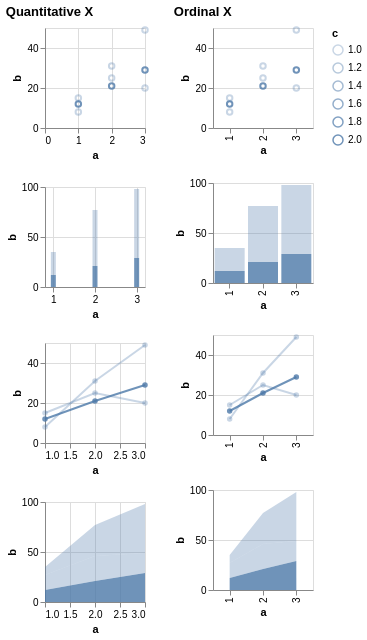

The specification (Vega-Lite) saved for this image:
### Vega specification from a JSON file in a GitHub repository (floating-point values rounded to 4 significant figures)
{"$schema": "https://vega.github.io/schema/vega/v5.json", "description": "Testing invalid", "background": "white", "padding": 5, "data": [{"name": "source_0", "values": [{"a": 1, "b": 15, "c": 1}, {"a": 2, "b": 25, "c": 1}, {"a": 3, "b": 20, "c": 1}, {"a": 1, "b": 12, "c": 2}, {"a": 2, "b": 21, "c": 2}, {"a": 3, "b": 29, "c": 2}, {"a": 1, "b": 8, "c": null}, {"a": 2, "b": 31, "c": null}, {"a": 3, "b": 49, "c": null}]}, {"name": "data_0", "source": "source_0", "transform": [{"type": "formula", "expr": "toNumber(datum[\"a\"])", "as": "a"}]}, {"name": "data_2", "source": "data_0", "transform": [{"type": "stack", "groupby": ["a"], "field": "b", "sort": {"field": ["c"], "order": ["descending"]}, "as": ["b_start", "b_end"], "offset": "zero"}]}, {"name": "data_3", "source": "data_0", "transform": [{"type": "impute", "field": "b", "groupby": ["c"], "key": "a", "method": "value", "value": 0}, {"type": "stack", "groupby": ["a"], "field": "b", "sort": {"field": ["c"], "order": ["descending"]}, "as": ["b_start", "b_end"], "offset": "zero"}]}, {"name": "data_4", "source": "data_0", "transform": [{"type": "stack", "groupby": ["a"], "field": "b", "sort": {"field": ["c"], "order": ["descending"]}, "as": ["b_start", "b_end"], "offset": "zero"}]}, {"name": "data_5", "source": "data_0", "transform": [{"type": "impute", "field": "b", "groupby": ["c"], "key": "a", "method": "value", "value": 0}, {"type": "stack", "groupby": ["a"], "field": "b", "sort": {"field": ["c"], "order": ["descending"]}, "as": ["b_start", "b_end"], "offset": "zero"}]}], "signals": [{"name": "childWidth", "value": 100}, {"name": "concat_0_childHeight", "value": 100}, {"name": "concat_1_childHeight", "value": 100}], "layout": {"padding": 20, "bounds": "full", "align": "each"}, "marks": [{"type": "group", "name": "concat_0_group", "title": {"text": "Quantitative X", "anchor": "start"}, "layout": {"padding": 20, "columns": 1, "bounds": "full", "align": "each"}, "marks": [{"type": "group", "name": "concat_0_concat_0_group", "style": "cell", "encode": {"update": {"width": {"signal": "childWidth"}, "height": {"signal": "concat_0_childHeight"}}}, "marks": [{"name": "concat_0_concat_0_marks", "type": "symbol", "style": ["point"], "from": {"data": "data_0"}, "encode": {"update": {"opacity": [{"test": "!isValid(datum[\"c\"]) || !isFinite(+datum[\"c\"])", "value": 0.3}, {"scale": "opacity", "field": "c"}], "fill": {"value": "transparent"}, "stroke": {"value": "#4c78a8"}, "tooltip": {"signal": "{\"a\": format(datum[\"a\"], \"\"), \"b\": format(datum[\"b\"], \"\"), \"c\": format(datum[\"c\"], \"\")}"}, "ariaRoleDescription": {"value": "point"}, "description": {"signal": "\"a: \" + (format(datum[\"a\"], \"\")) + \"; b: \" + (format(datum[\"b\"], \"\")) + \"; c: \" + (format(datum[\"c\"], \"\"))"}, "x": [{"test": "!isValid(datum[\"a\"]) || !isFinite(+datum[\"a\"])", "scale": "concat_0_concat_0_x", "value": 0}, {"scale": "concat_0_concat_0_x", "field": "a"}], "y": [{"test": "!isValid(datum[\"b\"]) || !isFinite(+datum[\"b\"])", "scale": "concat_0_concat_0_y", "value": 0}, {"scale": "concat_0_concat_0_y", "field": "b"}]}}}], "axes": [{"scale": "concat_0_concat_0_x", "orient": "bottom", "gridScale": "concat_0_concat_0_y", "grid": true, "tickCount": {"signal": "ceil(childWidth/40)"}, "domain": false, "labels": false, "aria": false, "maxExtent": 0, "minExtent": 0, "ticks": false, "zindex": 0}, {"scale": "concat_0_concat_0_y", "orient": "left", "gridScale": "concat_0_concat_0_x", "grid": true, "tickCount": {"signal": "ceil(concat_0_childHeight/40)"}, "domain": false, "labels": false, "aria": false, "maxExtent": 0, "minExtent": 0, "ticks": false, "zindex": 0}, {"scale": "concat_0_concat_0_x", "orient": "bottom", "grid": false, "title": "a", "labelFlush": true, "labelOverlap": true, "tickCount": {"signal": "ceil(childWidth/40)"}, "zindex": 0}, {"scale": "concat_0_concat_0_y", "orient": "left", "grid": false, "title": "b", "labelOverlap": true, "tickCount": {"signal": "ceil(concat_0_childHeight/40)"}, "zindex": 0}]}, {"type": "group", "name": "concat_0_concat_1_group", "style": "cell", "encode": {"update": {"width": {"signal": "childWidth"}, "height": {"signal": "concat_0_childHeight"}}}, "marks": [{"name": "concat_0_concat_1_marks", "type": "rect", "style": ["bar"], "from": {"data": "data_2"}, "encode": {"update": {"fill": {"value": "#4c78a8"}, "opacity": [{"test": "!isValid(datum[\"c\"]) || !isFinite(+datum[\"c\"])", "value": 0.3}, {"scale": "opacity", "field": "c"}], "tooltip": {"signal": "{\"a\": format(datum[\"a\"], \"\"), \"b\": format(datum[\"b\"], \"\"), \"c\": format(datum[\"c\"], \"\")}"}, "ariaRoleDescription": {"value": "bar"}, "description": {"signal": "\"a: \" + (format(datum[\"a\"], \"\")) + \"; b: \" + (format(datum[\"b\"], \"\")) + \"; c: \" + (format(datum[\"c\"], \"\"))"}, "xc": [{"test": "!isValid(datum[\"a\"]) || !isFinite(+datum[\"a\"])", "value": 0}, {"scale": "concat_0_concat_1_x", "field": "a"}], "width": {"value": 5}, "y": {"scale": "concat_0_concat_1_y", "field": "b_end"}, "y2": {"scale": "concat_0_concat_1_y", "field": "b_start"}}}}], "axes": [{"scale": "concat_0_concat_1_x", "orient": "bottom", "gridScale": "concat_0_concat_1_y", "grid": true, "tickCount": {"signal": "ceil(childWidth/40)"}, "domain": false, "labels": false, "aria": false, "maxExtent": 0, "minExtent": 0, "ticks": false, "zindex": 0}, {"scale": "concat_0_concat_1_y", "orient": "left", "gridScale": "concat_0_concat_1_x", "grid": true, "tickCount": {"signal": "ceil(concat_0_childHeight/40)"}, "domain": false, "labels": false, "aria": false, "maxExtent": 0, "minExtent": 0, "ticks": false, "zindex": 0}, {"scale": "concat_0_concat_1_x", "orient": "bottom", "grid": false, "title": "a", "labelFlush": true, "labelOverlap": true, "tickCount": {"signal": "ceil(childWidth/40)"}, "zindex": 0}, {"scale": "concat_0_concat_1_y", "orient": "left", "grid": false, "title": "b", "labelOverlap": true, "tickCount": {"signal": "ceil(concat_0_childHeight/40)"}, "zindex": 0}]}, {"type": "group", "name": "concat_0_concat_2_group", "style": "cell", "encode": {"update": {"width": {"signal": "childWidth"}, "height": {"signal": "concat_0_childHeight"}}}, "marks": [{"name": "concat_0_concat_2_layer_0_pathgroup", "type": "group", "from": {"facet": {"name": "faceted_path_concat_0_concat_2_layer_0_main", "data": "data_0", "groupby": ["c"]}}, "encode": {"update": {"width": {"field": {"group": "width"}}, "height": {"field": {"group": "height"}}}}, "marks": [{"name": "concat_0_concat_2_layer_0_marks", "type": "line", "style": ["line"], "sort": {"field": "x"}, "from": {"data": "faceted_path_concat_0_concat_2_layer_0_main"}, "encode": {"update": {"stroke": {"value": "#4c78a8"}, "opacity": [{"test": "!isValid(datum[\"c\"]) || !isFinite(+datum[\"c\"])", "value": 0.3}, {"scale": "opacity", "field": "c"}], "tooltip": {"signal": "{\"a\": format(datum[\"a\"], \"\"), \"b\": format(datum[\"b\"], \"\"), \"c\": format(datum[\"c\"], \"\")}"}, "description": {"signal": "\"a: \" + (format(datum[\"a\"], \"\")) + \"; b: \" + (format(datum[\"b\"], \"\")) + \"; c: \" + (format(datum[\"c\"], \"\"))"}, "x": [{"test": "!isValid(datum[\"a\"]) || !isFinite(+datum[\"a\"])", "value": 0}, {"scale": "concat_0_concat_2_x", "field": "a"}], "y": [{"test": "!isValid(datum[\"b\"]) || !isFinite(+datum[\"b\"])", "scale": "concat_0_concat_2_y", "value": 0}, {"scale": "concat_0_concat_2_y", "field": "b"}]}}}]}, {"name": "concat_0_concat_2_layer_1_marks", "type": "symbol", "style": ["point"], "from": {"data": "data_0"}, "encode": {"update": {"opacity": [{"test": "!isValid(datum[\"c\"]) || !isFinite(+datum[\"c\"])", "value": 0.3}, {"scale": "opacity", "field": "c"}], "fill": {"value": "#4c78a8"}, "tooltip": {"signal": "{\"a\": format(datum[\"a\"], \"\"), \"b\": format(datum[\"b\"], \"\"), \"c\": format(datum[\"c\"], \"\")}"}, "ariaRoleDescription": {"value": "point"}, "description": {"signal": "\"a: \" + (format(datum[\"a\"], \"\")) + \"; b: \" + (format(datum[\"b\"], \"\")) + \"; c: \" + (format(datum[\"c\"], \"\"))"}, "x": [{"test": "!isValid(datum[\"a\"]) || !isFinite(+datum[\"a\"])", "value": 0}, {"scale": "concat_0_concat_2_x", "field": "a"}], "y": [{"test": "!isValid(datum[\"b\"]) || !isFinite(+datum[\"b\"])", "scale": "concat_0_concat_2_y", "value": 0}, {"scale": "concat_0_concat_2_y", "field": "b"}]}}}], "axes": [{"scale": "concat_0_concat_2_x", "orient": "bottom", "gridScale": "concat_0_concat_2_y", "grid": true, "tickCount": {"signal": "ceil(childWidth/40)"}, "domain": false, "labels": false, "aria": false, "maxExtent": 0, "minExtent": 0, "ticks": false, "zindex": 0}, {"scale": "concat_0_concat_2_y", "orient": "left", "gridScale": "concat_0_concat_2_x", "grid": true, "tickCount": {"signal": "ceil(concat_0_childHeight/40)"}, "domain": false, "labels": false, "aria": false, "maxExtent": 0, "minExtent": 0, "ticks": false, "zindex": 0}, {"scale": "concat_0_concat_2_x", "orient": "bottom", "grid": false, "title": "a", "labelFlush": true, "labelOverlap": true, "tickCount": {"signal": "ceil(childWidth/40)"}, "zindex": 0}, {"scale": "concat_0_concat_2_y", "orient": "left", "grid": false, "title": "b", "labelOverlap": true, "tickCount": {"signal": "ceil(concat_0_childHeight/40)"}, "zindex": 0}]}, {"type": "group", "name": "concat_0_concat_3_group", "style": "cell", "encode": {"update": {"width": {"signal": "childWidth"}, "height": {"signal": "concat_0_childHeight"}}}, "marks": [{"name": "concat_0_concat_3_pathgroup", "type": "group", "from": {"facet": {"name": "faceted_path_concat_0_concat_3_main", "data": "data_3", "groupby": ["c"]}}, "encode": {"update": {"width": {"field": {"group": "width"}}, "height": {"field": {"group": "height"}}}}, "marks": [{"name": "concat_0_concat_3_marks", "type": "area", "style": ["area"], "sort": {"field": "x"}, "from": {"data": "faceted_path_concat_0_concat_3_main"}, "encode": {"update": {"orient": {"value": "vertical"}, "fill": {"value": "#4c78a8"}, "opacity": [{"test": "!isValid(datum[\"c\"]) || !isFinite(+datum[\"c\"])", "value": 0.3}, {"scale": "opacity", "field": "c"}], "tooltip": {"signal": "{\"a\": format(datum[\"a\"], \"\"), \"b\": format(datum[\"b\"], \"\"), \"c\": format(datum[\"c\"], \"\")}"}, "description": {"signal": "\"a: \" + (format(datum[\"a\"], \"\")) + \"; b: \" + (format(datum[\"b\"], \"\")) + \"; c: \" + (format(datum[\"c\"], \"\"))"}, "x": [{"test": "!isValid(datum[\"a\"]) || !isFinite(+datum[\"a\"])", "value": 0}, {"scale": "concat_0_concat_3_x", "field": "a"}], "y": {"scale": "concat_0_concat_3_y", "field": "b_end"}, "y2": {"scale": "concat_0_concat_3_y", "field": "b_start"}}}}]}], "axes": [{"scale": "concat_0_concat_3_x", "orient": "bottom", "gridScale": "concat_0_concat_3_y", "grid": true, "tickCount": {"signal": "ceil(childWidth/40)"}, "domain": false, "labels": false, "aria": false, "maxExtent": 0, "minExtent": 0, "ticks": false, "zindex": 0}, {"scale": "concat_0_concat_3_y", "orient": "left", "gridScale": "concat_0_concat_3_x", "grid": true, "tickCount": {"signal": "ceil(concat_0_childHeight/40)"}, "domain": false, "labels": false, "aria": false, "maxExtent": 0, "minExtent": 0, "ticks": false, "zindex": 0}, {"scale": "concat_0_concat_3_x", "orient": "bottom", "grid": false, "title": "a", "labelFlush": true, "labelOverlap": true, "tickCount": {"signal": "ceil(childWidth/40)"}, "zindex": 0}, {"scale": "concat_0_concat_3_y", "orient": "left", "grid": false, "title": "b", "labelOverlap": true, "tickCount": {"signal": "ceil(concat_0_childHeight/40)"}, "zindex": 0}]}]}, {"type": "group", "name": "concat_1_group", "title": {"text": "Ordinal X", "anchor": "start"}, "layout": {"padding": 20, "columns": 1, "bounds": "full", "align": "each"}, "marks": [{"type": "group", "name": "concat_1_concat_0_group", "style": "cell", "encode": {"update": {"width": {"signal": "childWidth"}, "height": {"signal": "concat_1_childHeight"}}}, "marks": [{"name": "concat_1_concat_0_marks", "type": "symbol", "style": ["point"], "from": {"data": "data_0"}, "encode": {"update": {"opacity": [{"test": "!isValid(datum[\"c\"]) || !isFinite(+datum[\"c\"])", "value": 0.3}, {"scale": "opacity", "field": "c"}], "fill": {"value": "transparent"}, "stroke": {"value": "#4c78a8"}, "tooltip": {"signal": "{\"a\": isValid(datum[\"a\"]) ? datum[\"a\"] : \"\"+datum[\"a\"], \"b\": format(datum[\"b\"], \"\"), \"c\": format(datum[\"c\"], \"\")}"}, "ariaRoleDescription": {"value": "point"}, "description": {"signal": "\"a: \" + (isValid(datum[\"a\"]) ? datum[\"a\"] : \"\"+datum[\"a\"]) + \"; b: \" + (format(datum[\"b\"], \"\")) + \"; c: \" + (format(datum[\"c\"], \"\"))"}, "x": {"scale": "concat_1_concat_0_x", "field": "a"}, "y": [{"test": "!isValid(datum[\"b\"]) || !isFinite(+datum[\"b\"])", "scale": "concat_1_concat_0_y", "value": 0}, {"scale": "concat_1_concat_0_y", "field": "b"}]}}}], "axes": [{"scale": "concat_1_concat_0_y", "orient": "left", "gridScale": "concat_1_concat_0_x", "grid": true, "tickCount": {"signal": "ceil(concat_1_childHeight/40)"}, "domain": false, "labels": false, "aria": false, "maxExtent": 0, "minExtent": 0, "ticks": false, "zindex": 0}, {"scale": "concat_1_concat_0_x", "orient": "bottom", "grid": false, "title": "a", "labelAlign": "right", "labelAngle": 270, "labelBaseline": "middle", "zindex": 0}, {"scale": "concat_1_concat_0_y", "orient": "left", "grid": false, "title": "b", "labelOverlap": true, "tickCount": {"signal": "ceil(concat_1_childHeight/40)"}, "zindex": 0}]}, {"type": "group", "name": "concat_1_concat_1_group", "style": "cell", "encode": {"update": {"width": {"signal": "childWidth"}, "height": {"signal": "concat_1_childHeight"}}}, "marks": [{"name": "concat_1_concat_1_marks", "type": "rect", "style": ["bar"], "from": {"data": "data_4"}, "encode": {"update": {"fill": {"value": "#4c78a8"}, "opacity": [{"test": "!isValid(datum[\"c\"]) || !isFinite(+datum[\"c\"])", "value": 0.3}, {"scale": "opacity", "field": "c"}], "tooltip": {"signal": "{\"a\": isValid(datum[\"a\"]) ? datum[\"a\"] : \"\"+datum[\"a\"], \"b\": format(datum[\"b\"], \"\"), \"c\": format(datum[\"c\"], \"\")}"}, "ariaRoleDescription": {"value": "bar"}, "description": {"signal": "\"a: \" + (isValid(datum[\"a\"]) ? datum[\"a\"] : \"\"+datum[\"a\"]) + \"; b: \" + (format(datum[\"b\"], \"\")) + \"; c: \" + (format(datum[\"c\"], \"\"))"}, "x": {"scale": "concat_1_concat_1_x", "field": "a"}, "width": {"signal": "max(0.25, bandwidth('concat_1_concat_1_x'))"}, "y": {"scale": "concat_1_concat_1_y", "field": "b_end"}, "y2": {"scale": "concat_1_concat_1_y", "field": "b_start"}}}}], "axes": [{"scale": "concat_1_concat_1_y", "orient": "left", "gridScale": "concat_1_concat_1_x", "grid": true, "tickCount": {"signal": "ceil(concat_1_childHeight/40)"}, "domain": false, "labels": false, "aria": false, "maxExtent": 0, "minExtent": 0, "ticks": false, "zindex": 0}, {"scale": "concat_1_concat_1_x", "orient": "bottom", "grid": false, "title": "a", "labelAlign": "right", "labelAngle": 270, "labelBaseline": "middle", "zindex": 0}, {"scale": "concat_1_concat_1_y", "orient": "left", "grid": false, "title": "b", "labelOverlap": true, "tickCount": {"signal": "ceil(concat_1_childHeight/40)"}, "zindex": 0}]}, {"type": "group", "name": "concat_1_concat_2_group", "style": "cell", "encode": {"update": {"width": {"signal": "childWidth"}, "height": {"signal": "concat_1_childHeight"}}}, "marks": [{"name": "concat_1_concat_2_layer_0_pathgroup", "type": "group", "from": {"facet": {"name": "faceted_path_concat_1_concat_2_layer_0_main", "data": "data_0", "groupby": ["c"]}}, "encode": {"update": {"width": {"field": {"group": "width"}}, "height": {"field": {"group": "height"}}}}, "marks": [{"name": "concat_1_concat_2_layer_0_marks", "type": "line", "style": ["line"], "sort": {"field": "x"}, "from": {"data": "faceted_path_concat_1_concat_2_layer_0_main"}, "encode": {"update": {"stroke": {"value": "#4c78a8"}, "opacity": [{"test": "!isValid(datum[\"c\"]) || !isFinite(+datum[\"c\"])", "value": 0.3}, {"scale": "opacity", "field": "c"}], "tooltip": {"signal": "{\"a\": isValid(datum[\"a\"]) ? datum[\"a\"] : \"\"+datum[\"a\"], \"b\": format(datum[\"b\"], \"\"), \"c\": format(datum[\"c\"], \"\")}"}, "description": {"signal": "\"a: \" + (isValid(datum[\"a\"]) ? datum[\"a\"] : \"\"+datum[\"a\"]) + \"; b: \" + (format(datum[\"b\"], \"\")) + \"; c: \" + (format(datum[\"c\"], \"\"))"}, "x": {"scale": "concat_1_concat_2_x", "field": "a"}, "y": [{"test": "!isValid(datum[\"b\"]) || !isFinite(+datum[\"b\"])", "scale": "concat_1_concat_2_y", "value": 0}, {"scale": "concat_1_concat_2_y", "field": "b"}]}}}]}, {"name": "concat_1_concat_2_layer_1_marks", "type": "symbol", "style": ["point"], "from": {"data": "data_0"}, "encode": {"update": {"opacity": [{"test": "!isValid(datum[\"c\"]) || !isFinite(+datum[\"c\"])", "value": 0.3}, {"scale": "opacity", "field": "c"}], "fill": {"value": "#4c78a8"}, "tooltip": {"signal": "{\"a\": isValid(datum[\"a\"]) ? datum[\"a\"] : \"\"+datum[\"a\"], \"b\": format(datum[\"b\"], \"\"), \"c\": format(datum[\"c\"], \"\")}"}, "ariaRoleDescription": {"value": "point"}, "description": {"signal": "\"a: \" + (isValid(datum[\"a\"]) ? datum[\"a\"] : \"\"+datum[\"a\"]) + \"; b: \" + (format(datum[\"b\"], \"\")) + \"; c: \" + (format(datum[\"c\"], \"\"))"}, "x": {"scale": "concat_1_concat_2_x", "field": "a"}, "y": [{"test": "!isValid(datum[\"b\"]) || !isFinite(+datum[\"b\"])", "scale": "concat_1_concat_2_y", "value": 0}, {"scale": "concat_1_concat_2_y", "field": "b"}]}}}], "axes": [{"scale": "concat_1_concat_2_y", "orient": "left", "gridScale": "concat_1_concat_2_x", "grid": true, "tickCount": {"signal": "ceil(concat_1_childHeight/40)"}, "domain": false, "labels": false, "aria": false, "maxExtent": 0, "minExtent": 0, "ticks": false, "zindex": 0}, {"scale": "concat_1_concat_2_x", "orient": "bottom", "grid": false, "title": "a", "labelAlign": "right", "labelAngle": 270, "labelBaseline": "middle", "zindex": 0}, {"scale": "concat_1_concat_2_y", "orient": "left", "grid": false, "title": "b", "labelOverlap": true, "tickCount": {"signal": "ceil(concat_1_childHeight/40)"}, "zindex": 0}]}, {"type": "group", "name": "concat_1_concat_3_group", "style": "cell", "encode": {"update": {"width": {"signal": "childWidth"}, "height": {"signal": "concat_1_childHeight"}}}, "marks": [{"name": "concat_1_concat_3_pathgroup", "type": "group", "from": {"facet": {"name": "faceted_path_concat_1_concat_3_main", "data": "data_5", "groupby": ["c"]}}, "encode": {"update": {"width": {"field": {"group": "width"}}, "height": {"field": {"group": "height"}}}}, "marks": [{"name": "concat_1_concat_3_marks", "type": "area", "style": ["area"], "sort": {"field": "x"}, "from": {"data": "faceted_path_concat_1_concat_3_main"}, "encode": {"update": {"orient": {"value": "vertical"}, "fill": {"value": "#4c78a8"}, "opacity": [{"test": "!isValid(datum[\"c\"]) || !isFinite(+datum[\"c\"])", "value": 0.3}, {"scale": "opacity", "field": "c"}], "tooltip": {"signal": "{\"a\": isValid(datum[\"a\"]) ? datum[\"a\"] : \"\"+datum[\"a\"], \"b\": format(datum[\"b\"], \"\"), \"c\": format(datum[\"c\"], \"\")}"}, "description": {"signal": "\"a: \" + (isValid(datum[\"a\"]) ? datum[\"a\"] : \"\"+datum[\"a\"]) + \"; b: \" + (format(datum[\"b\"], \"\")) + \"; c: \" + (format(datum[\"c\"], \"\"))"}, "x": {"scale": "concat_1_concat_3_x", "field": "a"}, "y": {"scale": "concat_1_concat_3_y", "field": "b_end"}, "y2": {"scale": "concat_1_concat_3_y", "field": "b_start"}}}}]}], "axes": [{"scale": "concat_1_concat_3_y", "orient": "left", "gridScale": "concat_1_concat_3_x", "grid": true, "tickCount": {"signal": "ceil(concat_1_childHeight/40)"}, "domain": false, "labels": false, "aria": false, "maxExtent": 0, "minExtent": 0, "ticks": false, "zindex": 0}, {"scale": "concat_1_concat_3_x", "orient": "bottom", "grid": false, "title": "a", "labelAlign": "right", "labelAngle": 270, "labelBaseline": "middle", "zindex": 0}, {"scale": "concat_1_concat_3_y", "orient": "left", "grid": false, "title": "b", "labelOverlap": true, "tickCount": {"signal": "ceil(concat_1_childHeight/40)"}, "zindex": 0}]}]}], "scales": [{"name": "opacity", "type": "linear", "domain": {"fields": [{"data": "data_0", "field": "c"}, {"data": "data_2", "field": "c"}, {"data": "data_3", "field": "c"}, {"data": "data_4", "field": "c"}, {"data": "data_5", "field": "c"}]}, "range": [0.3, 0.8], "zero": false}, {"name": "concat_0_concat_0_x", "type": "linear", "domain": {"data": "data_0", "field": "a"}, "range": [0, {"signal": "childWidth"}], "nice": true, "zero": true}, {"name": "concat_0_concat_0_y", "type": "linear", "domain": {"data": "data_0", "field": "b"}, "range": [{"signal": "concat_0_childHeight"}, 0], "nice": true, "zero": true}, {"name": "concat_0_concat_1_x", "type": "linear", "domain": {"data": "data_2", "field": "a"}, "range": [0, {"signal": "childWidth"}], "nice": true, "zero": false, "padding": 5}, {"name": "concat_0_concat_1_y", "type": "linear", "domain": {"data": "data_2", "fields": ["b_start", "b_end"]}, "range": [{"signal": "concat_0_childHeight"}, 0], "nice": true, "zero": true}, {"name": "concat_0_concat_2_x", "type": "linear", "domain": {"data": "data_0", "field": "a"}, "range": [0, {"signal": "childWidth"}], "nice": true, "zero": false}, {"name": "concat_0_concat_2_y", "type": "linear", "domain": {"data": "data_0", "field": "b"}, "range": [{"signal": "concat_0_childHeight"}, 0], "nice": true, "zero": true}, {"name": "concat_0_concat_3_x", "type": "linear", "domain": {"data": "data_3", "field": "a"}, "range": [0, {"signal": "childWidth"}], "nice": true, "zero": false}, {"name": "concat_0_concat_3_y", "type": "linear", "domain": {"data": "data_3", "fields": ["b_start", "b_end"]}, "range": [{"signal": "concat_0_childHeight"}, 0], "nice": true, "zero": true}, {"name": "concat_1_concat_0_x", "type": "point", "domain": {"data": "data_0", "field": "a", "sort": true}, "range": [0, {"signal": "childWidth"}], "padding": 0.5}, {"name": "concat_1_concat_0_y", "type": "linear", "domain": {"data": "data_0", "field": "b"}, "range": [{"signal": "concat_1_childHeight"}, 0], "nice": true, "zero": true}, {"name": "concat_1_concat_1_x", "type": "band", "domain": {"data": "data_4", "field": "a", "sort": true}, "range": [0, {"signal": "childWidth"}], "paddingInner": 0.1, "paddingOuter": 0.05}, {"name": "concat_1_concat_1_y", "type": "linear", "domain": {"data": "data_4", "fields": ["b_start", "b_end"]}, "range": [{"signal": "concat_1_childHeight"}, 0], "nice": true, "zero": true}, {"name": "concat_1_concat_2_x", "type": "point", "domain": {"data": "data_0", "field": "a", "sort": true}, "range": [0, {"signal": "childWidth"}], "padding": 0.5}, {"name": "concat_1_concat_2_y", "type": "linear", "domain": {"data": "data_0", "field": "b"}, "range": [{"signal": "concat_1_childHeight"}, 0], "nice": true, "zero": true}, {"name": "concat_1_concat_3_x", "type": "point", "domain": {"data": "data_5", "field": "a", "sort": true}, "range": [0, {"signal": "childWidth"}], "padding": 0.5}, {"name": "concat_1_concat_3_y", "type": "linear", "domain": {"data": "data_5", "fields": ["b_start", "b_end"]}, "range": [{"signal": "concat_1_childHeight"}, 0], "nice": true, "zero": true}], "legends": [{"opacity": "opacity", "symbolType": "circle", "title": "c", "encode": {"symbols": {"update": {"fill": {"value": "transparent"}, "stroke": {"value": "#4c78a8"}}}}}], "config": {"mark": {"tooltip": true}}}
